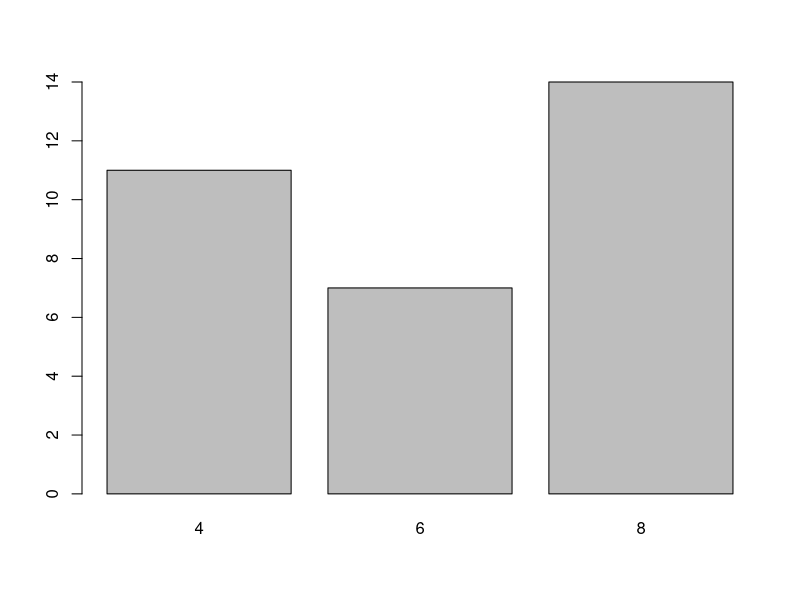
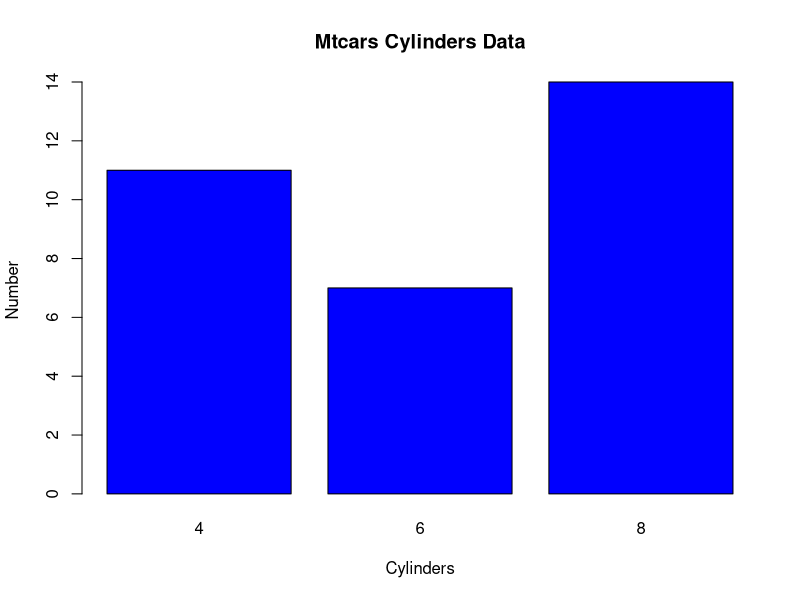

These charts were generated, in order, by the following R code:
# get help on mtcars data frame
?mtcars

# show the first 6 lines of the mtcars
head(mtcars)

# get help on barplot function 
# barplot function can be used to generate
# barcharts 
?barplot

# reform te cylinder data in mtcars so that
# instead of it being in a data frame, it will be
# in a talbe 
# 1. barplot worls better with tables than data frames
# 2. the created table will be stored in an object 

# get R help n the table function 
?table

# create table and store it in an object 
# the left arrow operator is the equivalent 
# of the assignment
cylinders <- table(mtcars$cyl)

# to view the contents of the object, simply reference it 
cylinders

# give barplot function cylinder object 
# the x-axis told us the different types of cylinders 
# the y-axis tild us the number of data points in
# each cylinder
barplot(cylinders)

# give barplot function cylinder object and options 
barplot(cylinders,
    col = "blue",
    main = "Mtcars Cylinders Data",
    xlab = "Cylinders",
    ylab = "Number"
)

# clear the cylinders object from global environment 
rm(list=ls())
